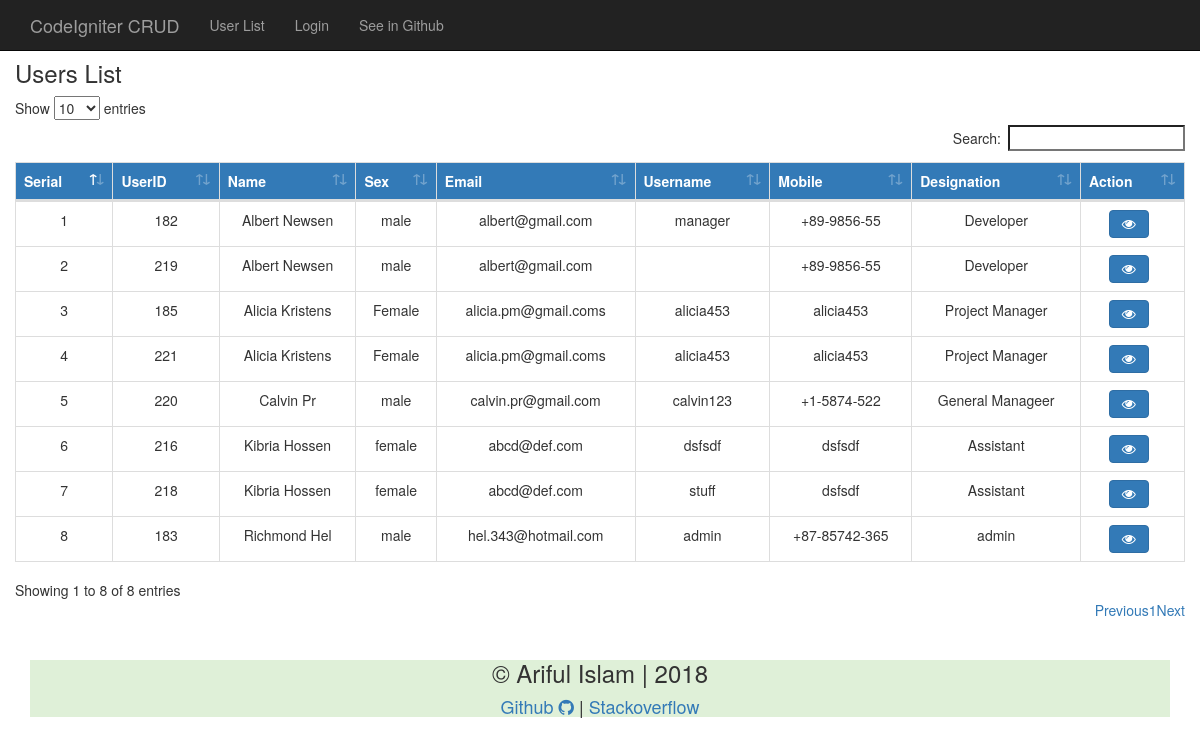
The page /index.php/user on the database as committed earlier.
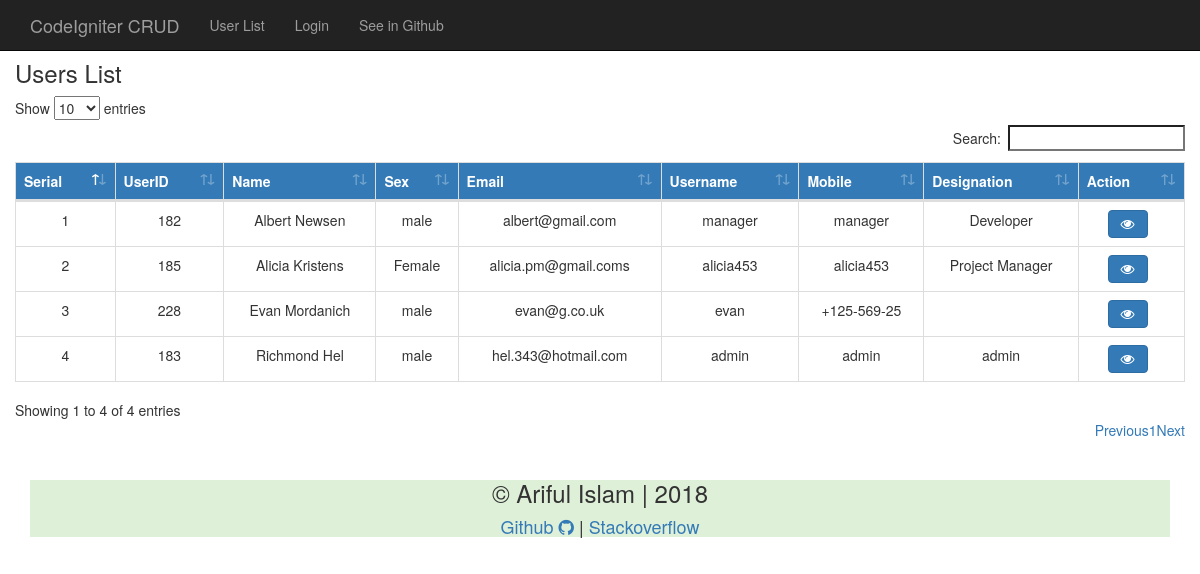
The same page on the database as committed later.
### tables this page shows
CREATE TABLE `usertable` (
  `id` int(11) NOT NULL,
  `name` varchar(50) NOT NULL,
  `sex` varchar(10) NOT NULL,
  `username` varchar(32) NOT NULL,
  `password` varchar(32) NOT NULL,
  `mobile` varchar(15) NOT NULL,
  `address` varchar(50) NOT NULL,
  `email` varchar(50) NOT NULL,
  `designation` varchar(100) NOT NULL,
  `image` varchar(50) NOT NULL
);

### application/controllers/User.php (called while the page is built, shortened)
<?php
class User extends  CI_Controller{
    public function __construct()
    {
        $this->load->model('UserModel');
        $this->load->library('session');
        $this->load->helper('security');
    }
	public function userlist($type = 'user')
    {
    	if($type == 'user')
        {
            $data['userdata'] = $this->UserModel->showusers();
            $this->load->view('template/inc/header.php');
            $this->load->view('template/user/viewuser.php',$data);
            $this->load->view('template/inc/footer.php');
        }
    }
}

### index.php (called while the page is built, shortened)
<?php
require_once BASEPATH.'core/CodeIgniter.php';

### application/models/UserModel.php (called while the page is built, shortened)
<?php
    class UserModel extends  CI_Model{
        public function __construct()
        {
            $this->db = $this->load->database("default",TRUE);
        }
        public function showusers()
        {
            $this->db->order_by('name','ASC');
            $result_set= $this->db->get('usertable');
            return $result_set->result_array();
        }
    }
?>

### application/views/template/user/viewuser.php (the view, shortened to what this page needs)
<div class="row" style="margin-top: 40px;">
    <div class="card">
        <h3>Users List</h3>
    </div>
    <table class="table table-bordered text-center" id="datatable">
        <thead>
        <tr class="bg-primary">
            <th>Serial</th>
            <th>UserID</th>
            <th>Name</th>
            <th>Sex</th>
            <th>Email</th>
            <th>Username</th>
            <th>Mobile</th>
            <th>Designation</th>
            <th>Action</th>
        </tr>
        </thead>
        <tbody>
            <?php $i = 0; foreach ($userdata as $value): ?>
				<tr>
                    <td><?php echo ++$i; ?></td>
					<td><?php echo $value['id']; ?></td>
					<td><?php echo $value['name']; ?></td>
					<td><?php echo $value['sex']; ?></td>
                    <td><?php echo $value['email']; ?></td>
					<td><?php echo $value['username']; ?></td>
                    <td><?php echo $value['mobile']; ?></td>
					<td><?php echo $value['designation']; ?></td>
					<td>
                        <a href="<?php echo site_url('user/viewuser').'/'; ?><?php echo $value['id']; ?>" ><i class="fa fa-eye btn btn-primary" ></i></a>&nbsp;&nbsp;
                    </td>
				</tr>
            <?php endforeach; ?>
        </tbody>
    </table>
</div>

### application/views/template/inc/header.php (shortened to what this page needs)
<!DOCTYPE html>
<html lang="en">
<head>
    <link rel="stylesheet" href="<?php echo site_url("assets/css/bootstrap.min.css");?>">
    <link rel="stylesheet" href="<?php echo base_url("assets/css/style.css");?>">
    <link rel="stylesheet" href="<?php echo base_url("assets/css/font-awesome.min.css"); ?>">
    <link rel="stylesheet" href="<?php echo base_url("assets/css/dataTables.bootstrap4.min.css"); ?>">
</head>
<body>
<div class="wrapper">
    <div class="container">
        <nav class="navbar navbar-inverse navbar-fixed-top" role="navigation">
            <div class="container">
                <div class="navbar-header">
                    <a class="navbar-brand" href="<?php echo site_url(); ?>">CodeIgniter CRUD</a>
                </div>
                <div class="collapse navbar-collapse" id="bs-example-navbar-collapse-1">
                    <ul class="nav navbar-nav">
                        <li>
                            <a href="<?php echo site_url('user/userlist'); ?>">User List</a>
                        </li>
                        <li>
                            <?php if ($this->session->has_userdata('login')): ?>
                                <a href="<?php echo site_url("login/logout"); ?>">Logout</a>
                            <?php else: ?>
                                <a href="<?php echo site_url("login"); ?>">Login</a>
                            <?php endif; ?>
                        </li>
                         <li>
                            <a href="https://github.com/arif98741/codeigniter_crud" target="_blank">See in Github</a>
                        </li>
                    </ul>
                </div>
            </div>
        </nav>

### application/views/template/inc/footer.php (shortened to what this page needs)
		<div class="card bg-success top-spacing text-center">
			<h3>&copy; Ariful Islam | 2018</h3>
			<h4><a href="https://github.com/arif98741" target="_blank">Github <i class="fa fa-github"></i></a> | <a href="https://stackoverflow.com/users/6463182/ariful-islam" target="_blank">Stackoverflow</a> </h4>
		</div>
	</div>
</div>
</body>
</html>

### assets/css/style.css (style rules this page uses)
.top-spacing { margin-top: 40px; }

Rows that differ between the two databases and show on the page:
removed usertable: id "219", name "Albert Newsen", sex "male", email "albert@gmail.com", mobile "+89-9856-55", designation "Developer"
removed usertable: id "221", name "Alicia Kristens", sex "Female", email "alicia.pm@gmail.coms", username "alicia453", mobile "alicia453", designation "Project Manager"
removed usertable: id "220", name "Calvin Pr", sex "male", email "calvin.pr@gmail.com", username "calvin123", mobile "+1-5874-522", designation "General Manageer"
removed usertable: id "216", name "Kibria Hossen", sex "female", email "abcd@def.com", username "dsfsdf", mobile "dsfsdf", designation "Assistant"
removed usertable: id "218", name "Kibria Hossen", sex "female", email "abcd@def.com", username "stuff", mobile "dsfsdf", designation "Assistant"
changed usertable "Albert Newsen": mobile "+89-9856-55" → "manager"
added usertable: id "228", name "Evan Mordanich", sex "male", email "evan@g.co.uk", username "evan", mobile "+125-569-25"
changed usertable "Richmond Hel": mobile "+87-85742-365" → "admin"
Other text that changed with them:
text written by a page script: "Show entries Search: Showing 1 to 8 of 8 entries Previous 1 Next" → "Show entries Search: Showing 1 to 4 of 4 entries Previous 1 Next"
